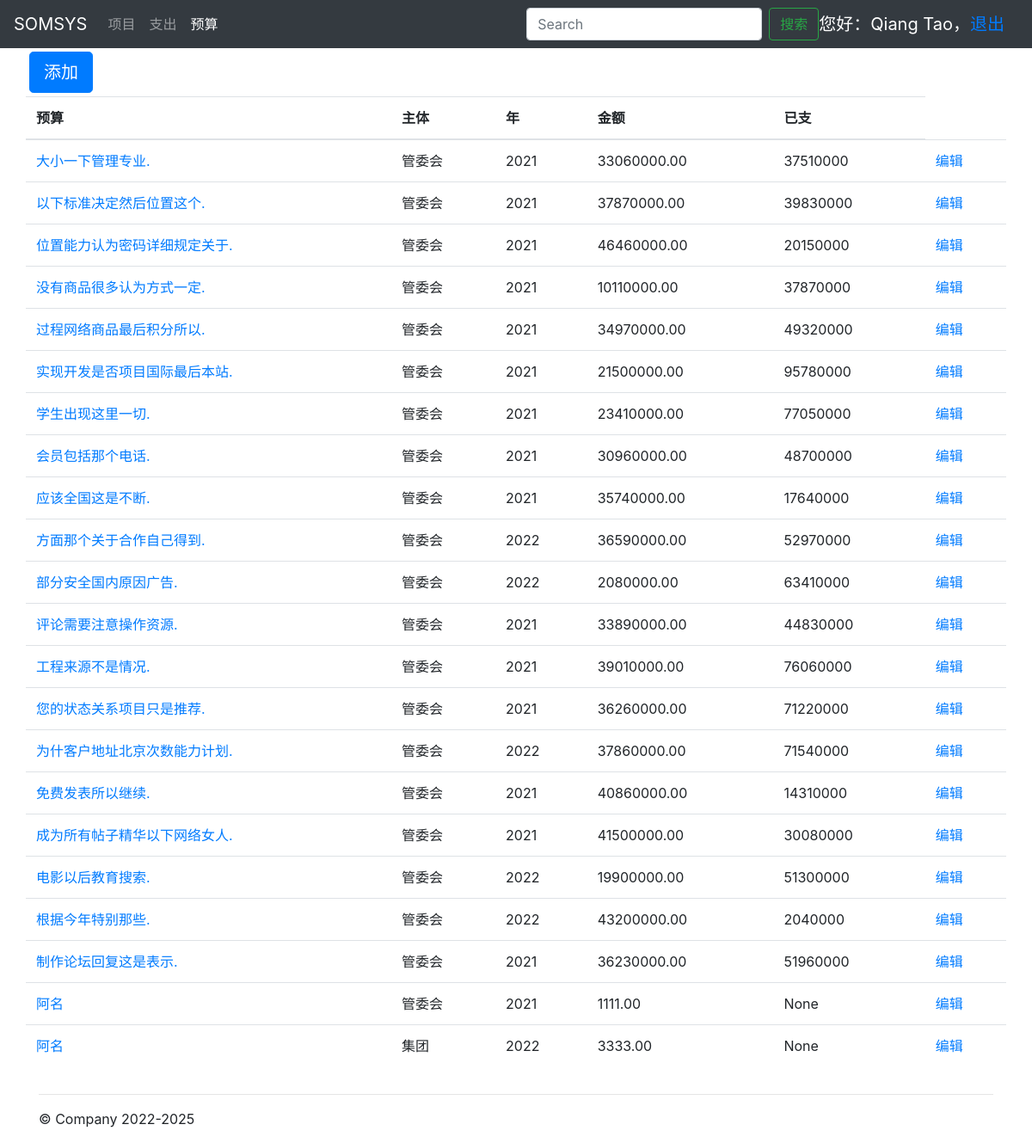
The page /cost/budget (signed in) on the database its author committed.
### accounts/models.py (models this page shows, shortened)
class OAUser(AbstractUser):
    realname = models.CharField('姓名', max_length=100)
    created_time = models.DateTimeField('创建时间', default=now)
    last_mod_time = models.DateTimeField('修改时间', default=now)
    source = models.CharField("创建来源", max_length=100, blank=True)

### cost/models.py (models this page shows, shortened)
class Budget(models.Model):
    BUSINESSENTITY_CHOICES = (
        (u'集团', u'集团'),
        (u'管委会', u'管委会')
    )
    name = models.CharField(max_length=128)
    businessentity = models.CharField(
        max_length=6, choices=BUSINESSENTITY_CHOICES)
    amount = models.DecimalField(max_digits=11, decimal_places=2)
    cdate = models.DateTimeField(default=timezone.now)
    lcdate = models.DateTimeField(auto_now=True)
    remark = models.CharField(max_length=256, blank=True)
    cuser = models.ForeignKey('accounts.OAUser', on_delete=models.SET_NULL,
                              related_name='create_budgets', blank=True, null=True)
    lcuser = models.ForeignKey('accounts.OAUser', on_delete=models.SET_NULL,
                               related_name='change_budgets', blank=True, null=True)
    year = models.ForeignKey('BudgetYear', on_delete=models.SET_NULL,
                             related_name='budgets', blank=True, null=True)

class BudgetYear(models.Model):
    year = models.DecimalField(max_digits=4, decimal_places=0)
    def __str__(self):
        return str(self.year)

### cost/views.py (the view)
# urls.py: path('budget', views.BudgetListView.as_view(), name='budget_list'),
class BudgetListView(LoginRequiredMixin, ListView):
    template_name = 'cost/budget_list.html'
    model = Budget
    context_object_name = 'budget_list'
    def get_context_data(self, **kwargs):
        context = super().get_context_data(**kwargs)
        allpay = {}
        for budget in context['budget_list']:
            aa = budget.pays.all().aggregate(Sum('amount'))
            allpay[budget.id] = aa['amount__sum']
        context['allpay'] = allpay
        return context

### cost/templatetags/cost_tag.py (called while the page is built)
@register.filter
def return_item(l, i):
    try:
        return l[i]
    except:
        return None

### templates/cost/budget_list.html
{% extends "cost/budget_base.html" %}
{% load cost_tag %}
{% block content %}
<div>
    <a class="btn btn-primary btn-lg m-1" href="{% url 'budget_create' %}" role="button">添加</a>
</div>
<table class="table">
    <thead>
        <tr>
            <th scope="col">预算</th>
            <th scope="col">主体</th>
            <th scope="col">年</th>
            <th scope="col">金额</th>
            <th scope="col">已支</th>
        </tr>
    </thead>
    <tbody>
        {% for budget in budget_list %}
        <tr>
            <td><a href="{% url 'budget_detail' budget.id%}">{{ budget.name }}</a></td>
            <td>{{ budget.businessentity }}</td>
            <td>{{ budget.year }}</td>
            <td>{{ budget.amount }}</td>
            <td>{{ allpay|return_item:budget.id }}</td>
            <td><a href="{% url 'budget_update' budget.id%}">编辑</a></td>
        </tr>
        {% endfor %}
    </tbody>
</table>
{% endblock %}

### templates/base.html (shortened to what this page needs)
{% load static %}
<!doctype html>
<html lang="zh-CN">
<head>
  <link href="/static/css/bootstrap.min.css" rel="stylesheet">
  <link href="/static/css/jumbotron.css" rel="stylesheet">
</head>
<body>
  <nav class="navbar navbar-expand-md navbar-dark fixed-top bg-dark">
    <a class="navbar-brand" href="#">SOMSYS</a>
    <div class="collapse navbar-collapse" id="navbarsExampleDefault">
      {% block nav %}{% endblock %}
      <form class="form-inline my-2 my-lg-0">
        <input class="form-control mr-sm-2" type="text" placeholder="Search" aria-label="Search">
        <button class="btn btn-outline-success my-2 my-sm-0" type="submit">搜索</button>
      </form>
      {% if user.is_authenticated %}
      <div class="navbar-brand">您好：{{ user.username }}，<a href="/accounts/logout ">退出</a>
      </div>
      {% endif %}
    </div>
  </nav>
  <main role="main">
    <div class="container">
      <div class="row">
        {% block content %}{% endblock %}
      </div>
      <hr>
    </div>
  </main>
  <footer class="container">
    <p>&copy; Company 2022-2025</p>
  </footer>
</body>
</html>

### static/css/jumbotron.css (style rules this page uses)
body { padding-top: 3.5rem; }

### rows shown on the page
OAUser: username "Qiang Tao"
Budget: name "大小一下管理专业.", businessentity "管委会", year "2021", amount "33060000.00", id "37510000"
Budget: name "以下标准决定然后位置这个.", businessentity "管委会", year "2021", amount "37870000.00", id "39830000"
Budget: name "位置能力认为密码详细规定关于.", businessentity "管委会", year "2021", amount "46460000.00", id "20150000"
Budget: name "没有商品很多认为方式一定.", businessentity "管委会", year "2021", amount "10110000.00", id "37870000"
Budget: name "过程网络商品最后积分所以.", businessentity "管委会", year "2021", amount "34970000.00", id "49320000"
Budget: name "实现开发是否项目国际最后本站.", businessentity "管委会", year "2021", amount "21500000.00", id "95780000"
Budget: name "学生出现这里一切.", businessentity "管委会", year "2021", amount "23410000.00", id "77050000"
Budget: name "会员包括那个电话.", businessentity "管委会", year "2021", amount "30960000.00", id "48700000"
Budget: name "应该全国这是不断.", businessentity "管委会", year "2021", amount "35740000.00", id "17640000"
Budget: name "方面那个关于合作自己得到.", businessentity "管委会", year "2022", amount "36590000.00", id "52970000"
Budget: name "部分安全国内原因广告.", businessentity "管委会", year "2022", amount "2080000.00", id "63410000"
Budget: name "评论需要注意操作资源.", businessentity "管委会", year "2021", amount "33890000.00", id "44830000"
Budget: name "工程来源不是情况.", businessentity "管委会", year "2021", amount "39010000.00", id "76060000"
Budget: name "您的状态关系项目只是推荐.", businessentity "管委会", year "2021", amount "36260000.00", id "71220000"
Budget: name "为什客户地址北京次数能力计划.", businessentity "管委会", year "2022", amount "37860000.00", id "71540000"
Budget: name "免费发表所以继续.", businessentity "管委会", year "2021", amount "40860000.00", id "14310000"
Budget: name "成为所有帖子精华以下网络女人.", businessentity "管委会", year "2021", amount "41500000.00", id "30080000"
Budget: name "电影以后教育搜索.", businessentity "管委会", year "2022", amount "19900000.00", id "51300000"
Budget: name "根据今年特别那些.", businessentity "管委会", year "2022", amount "43200000.00", id "2040000"
Budget: name "制作论坛回复这是表示.", businessentity "管委会", year "2021", amount "36230000.00", id "51960000"
Budget: name "阿名", businessentity "管委会", year "2021", amount "1111.00", id "None"
Budget: name "阿名", businessentity "集团", year "2022", amount "3333.00", id "None"
